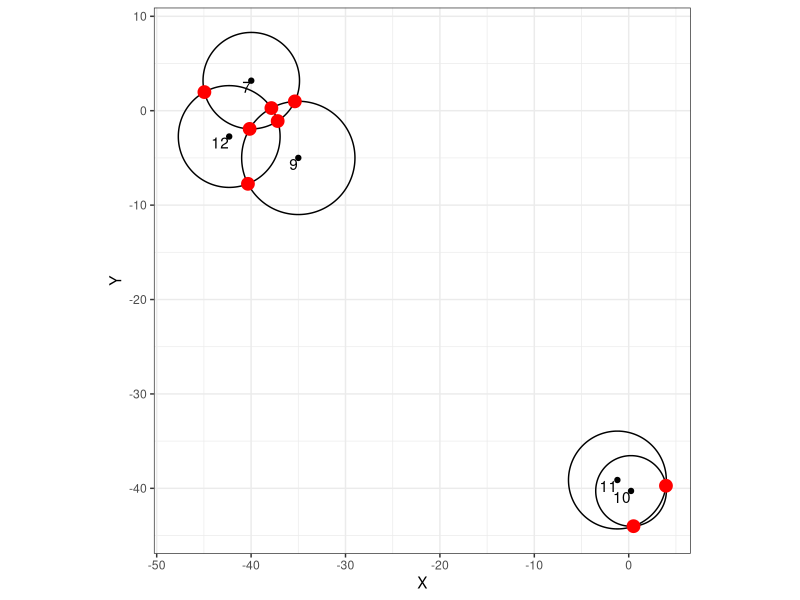

The R script that drew this image:




# https://stackoverflow.com/questions/59825256/create-a-point-at-an-intersection-of-two-circles-using-r


A <- c(10, 11, 12, 7,9) #added another circle to test multiple intersections
X <- c(0.245188, -1.199507,-42.31990, -39.98215, -35)
Y <- c(-40.27914, -39.12006, -2.734103, 3.181081,-5)
Di <- c(3.74, 5.18, 5.39, 5.11,6)
Mp <- c(19, 19, 19, 19,19)
df <- data.frame(Mp, A,  X, Y, Di)

library(ggplot2)
library(ggforce)
library(tidyverse)


combinations=combn(df$A,2) #find all potential combinations of circles in the data
remove(df_intersections) #if you rerun the script, the df would become ever longer ;-)
for(i in 1:ncol(combinations)){ #run the calculation for all circle combinations
  circle1=combinations[1,i]
  circle2=combinations[2,i]
  dfs=df[df$A==circle1|df$A==circle2,]

  #distance between circles
  dbc=sqrt(diff(dfs$X)**2+diff(dfs$Y)**2)

  dfs$sign=c(1,-1) #will have two rows in this case

  dfs=dfs %>% 
    mutate(x_intersect=0.5*(sum(X)) + ((diff(Di**2))/(2*dbc**2)) * (diff(X))*-1 + 
             0.5*sqrt((2*sum(Di**2)/dbc**2)-((diff(Di**2)**2)/dbc**4)-1)*(diff(Y))*sign,
           y_intersect=0.5*(sum(Y)) + ((diff(Di**2))/(2*dbc**2)) * (diff(Y))*-1 - 
             0.5*sqrt((2*sum(Di**2)/dbc**2)-((diff(Di**2)**2)/dbc**4)-1)*(diff(X))*sign)
  if(exists("df_intersections")){
    df_intersections=rbind(df_intersections,dfs)
  }else{
    df_intersections=dfs
  }
}

df_intersections=df_intersections %>% filter(!is.na(x_intersect)) #filter out combinations that don't intersect
ggplot(data=df) + 
  geom_point(aes(X, Y)) +
  geom_circle(data=df, aes(x0 =X, y0 = Y, r = Di)) +
  geom_text(aes(X, Y, label = A), data = df, hjust = 1, vjust = 1) +
  coord_fixed() +
  geom_point(data=df_intersections,aes(x=x_intersect,y=y_intersect),size=4, color="red")+
  theme_bw()
